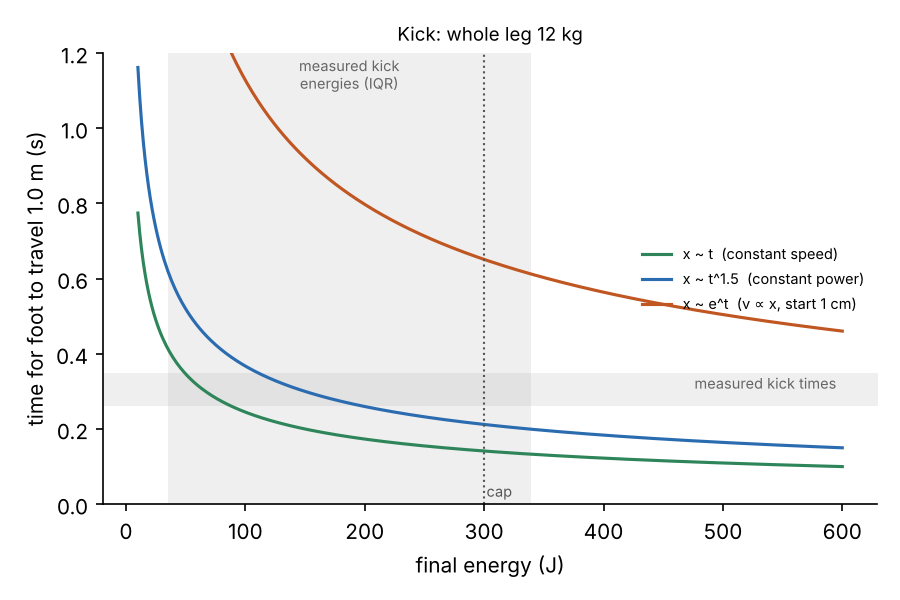

The script that saved this image:
"""Final kick energy vs time for the foot to travel to the target, three profiles."""
import numpy as np, matplotlib; matplotlib.use("Agg")
import matplotlib.pyplot as plt
m, d, x0 = 12.0, 1.0, 0.01   # whole-leg mass kg, foot travel m, exp-profile start offset m
E = np.linspace(10, 600, 400)
vf = np.sqrt(2 * E / m)
fig, ax = plt.subplots(figsize=(6, 4), dpi=150)
ax.axhspan(0.26, 0.35, color="#999", alpha=.15, lw=0)   # roundhouse foot-off -> contact
ax.text(595, .345, "measured kick times", ha="right", va="top", fontsize=7, color="#666")
ax.axvspan(35, 339, color="#999", alpha=.15, lw=0)      # IQR of 14 kick measurements
ax.text(187, 1.19, "measured kick\nenergies (IQR)", ha="center", va="top", fontsize=7, color="#666")
for k, lab, c in [(1, "x ~ t  (constant speed)", "#2f855a"),
                  (1.5, "x ~ t^1.5  (constant power)", "#2b6cb0"),
                  (np.log(d / x0), "x ~ e^t  (v ∝ x, start 1 cm)", "#c05621")]:
    ax.plot(E, k * d / vf, color=c, label=lab)
ax.axvline(300, color="#555", ls=":", lw=1); ax.text(302, .02, "cap", fontsize=7, color="#555")
ax.set_xlabel("final energy (J)"); ax.set_ylabel("time for foot to travel 1.0 m (s)")
ax.set_ylim(0, 1.2); ax.legend(fontsize=7, frameon=False, loc="center right")
ax.set_title("Kick: whole leg 12 kg", fontsize=9)
for s in ("top", "right"): ax.spines[s].set_visible(False)
fig.tight_layout(); fig.savefig("docs/combat/plots/extension_profiles_kick.png")
